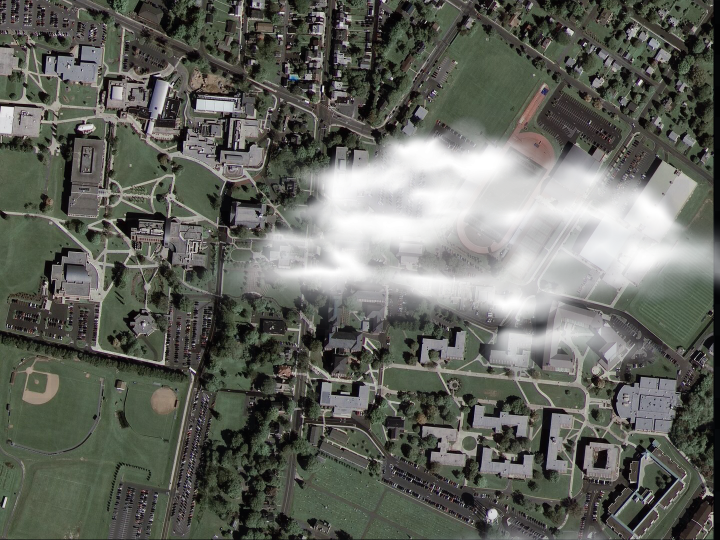
#> input picture Problem_3/dir3/1.png, 1440 x 1080 px, found by its file name (shown at 1/2 size); its folder holds only this picture in this run
$ jupyter execute --allow-errors Subtask3.ipynb
#> lines starting #> are read from the running program, lines starting #| are printed output that depends on the picture; after the words box and inside, x2 and y2 are one past the last pixel; in counts of white or black regions, pixels touching at a corner belong together
[cell 1]
import os
import cv2
import numpy as np
import matplotlib.pyplot as plt

[cell 2]
from google.colab import drive
drive.mount('/content/drive')

[cell 3]
# 1. Загрузка изображений
def load_images_from_folder(folder):
#> called with folder = 'drive/MyDrive/hackathon_3_problemm/dir3'
    images = []
    for filename in sorted(os.listdir(folder)):
        if filename.lower().endswith(('.png', '.jpg', '.jpeg')):
            img = cv2.imread(os.path.join(folder, filename))
#> img is the input picture: shape (1080, 1440, 3); mean B, G, R 94.3, 101.4, 99.4
            img = cv2.cvtColor(img, cv2.COLOR_BGR2RGB)
            images.append(img)
    return np.array(images)

[cell 4]
# 2. Вычисляем локальную дисперсию
def local_variance(gray, ksize=7):
    gray = gray.astype(np.float32)
    mean = cv2.blur(gray, (ksize, ksize))
    mean_sq = cv2.blur(gray*gray, (ksize, ksize))
    return mean_sq - mean*mean

[cell 5]
# 3. Вычисление тернарной маски облаков (0,1,2)
def cloud_mask_ternary(img):
    hsv = cv2.cvtColor(img, cv2.COLOR_RGB2HSV)
#> hsv: shape (1080, 1440, 3); mean H, S, V 58.7, 39, 103.7
    H, S, V = hsv[...,0], hsv[...,1], hsv[...,2]
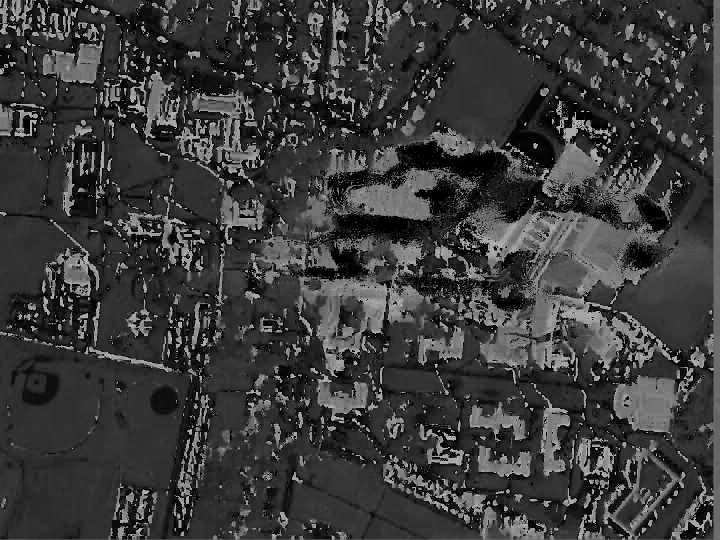
#> H: shape (1080, 1440) (shown at 1/2 size); min 0, max 179, mean 58.7
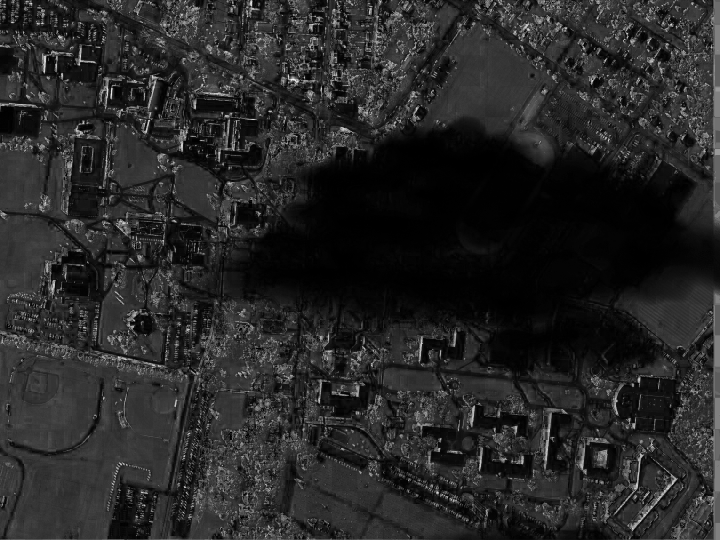
#> S: shape (1080, 1440) (shown at 1/2 size); min 0, max 250, mean 39

    # Бинарная маска облаков
    _, mask_v = cv2.threshold(V, 0, 255, cv2.THRESH_BINARY + cv2.THRESH_OTSU)
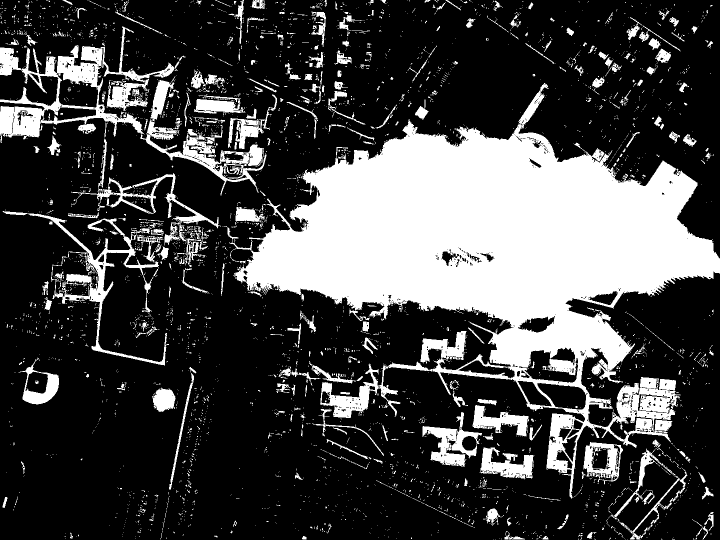
#> mask_v: shape (1080, 1440) (shown at 1/2 size); 27.1% white; 4106 white regions (3747 under 20 px), largest, box (x1, y1, x2, y2) and area: (449, 166, 1440, 997) 301767, (0, 53, 533, 391) 31339, (5, 422, 334, 731) 9989
    _, mask_s = cv2.threshold(S, 0, 255, cv2.THRESH_BINARY_INV + cv2.THRESH_OTSU)
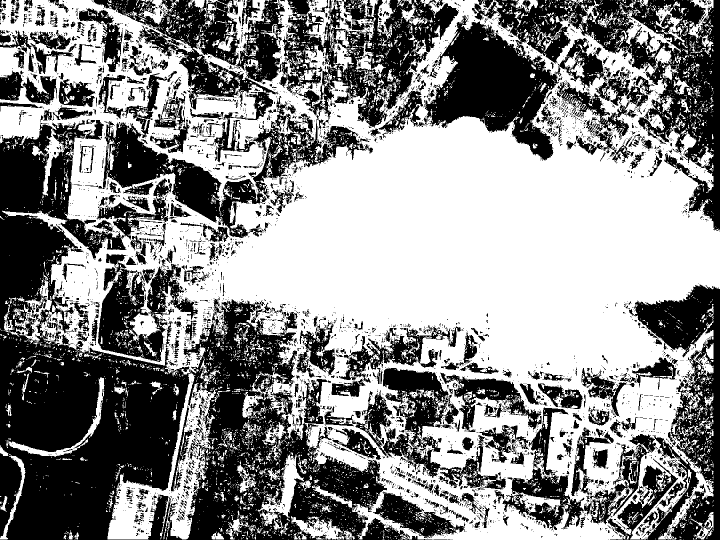
#> mask_s: shape (1080, 1440) (shown at 1/2 size); 55% white; 4652 black regions (4077 under 20 px), largest, box (x1, y1, x2, y2) and area: (0, 240, 865, 1080) 252384, (757, 0, 1440, 463) 99558, (197, 0, 918, 476) 71441
    mask_bin = cv2.bitwise_and(mask_v, mask_s)
#> mask_bin: shape (1080, 1440); 26.5% white; 4085 white regions (3733 under 20 px), largest, box (x1, y1, x2, y2) and area: (449, 238, 1440, 997) 298094, (0, 53, 533, 391) 30949, (5, 422, 334, 731) 9820
    mask_bin = (mask_bin > 0).astype(np.uint8)

    # Локальная дисперсия
    gray = cv2.cvtColor(img, cv2.COLOR_RGB2GRAY)
    var = local_variance(gray, ksize=7)
#> in local_variance, `mean_sq = cv2.blur(gray*gray, (ksize, ksize))`:
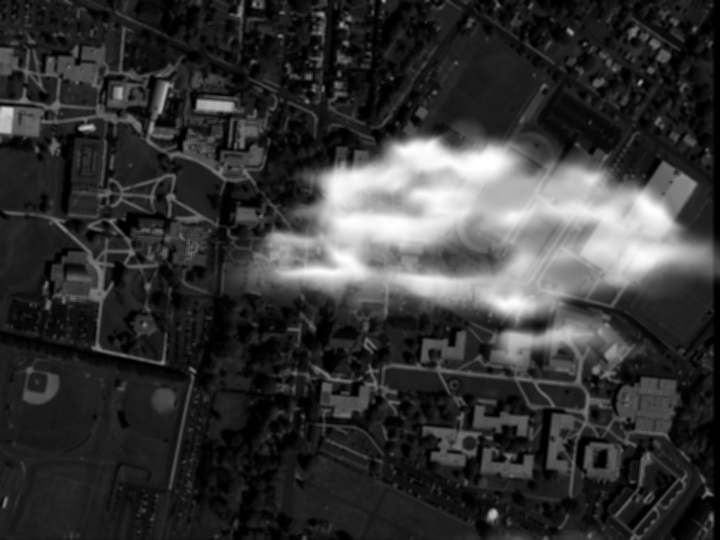
#> mean_sq: shape (1080, 1440) float32 (shown at 1/2 size); min 8.29, max 65025, mean 13706.8; drawn with min black and max white
#> in local_variance, `return mean_sq - mean*mean`:
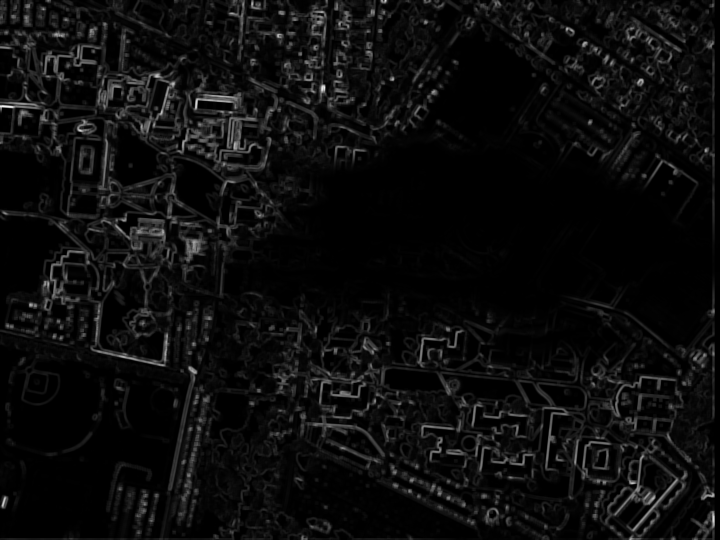
#> returned value: shape (1080, 1440) float32 (shown at 1/2 size); min 0, max 9379.3, mean 489.2; drawn with min black and max white

    cloud_pixels = var[mask_bin == 1]
    if len(cloud_pixels) == 0:
        return mask_bin  # нет облаков == 0

    T = np.percentile(cloud_pixels, 40)  # трешхолд разделения на плотное/полупрозрачное
#> T = 22.8

    tern = np.zeros_like(mask_bin)
    tern[(mask_bin == 1) & (var < T)] = 1   # плотное облако
    tern[(mask_bin == 1) & (var >= T)] = 2  # полупрозрачное облако

    return tern

[cell 6]
def build_masks_for_dir(img_massive):
    return np.array([cloud_mask_ternary(img) for img in img_massive])

[cell 7]
# 4. Метод ORB нахождения гомографии изображений: ищем преобразование для пар точек с похожими деструкторами
def align_images_orb(img_ref, img):
    """
    Выравнивает img относительно img_ref с помощью ORB + гомографии.
    Возвращает img, приведённое к системе координат img_ref.
    """
    gray_ref = cv2.cvtColor(img_ref, cv2.COLOR_RGB2GRAY)
    gray = cv2.cvtColor(img, cv2.COLOR_RGB2GRAY)

    orb = cv2.ORB_create(5000)

    kp1, des1 = orb.detectAndCompute(gray_ref, None)
    kp2, des2 = orb.detectAndCompute(gray, None)

    if des1 is None or des2 is None or len(kp1) < 10 or len(kp2) < 10:
        #без выравнивания
        return img, np.eye(3)

    bf = cv2.BFMatcher(cv2.NORM_HAMMING, crossCheck=True)
    matches = bf.match(des1, des2)
    matches = sorted(matches, key=lambda x: x.distance)
    matches = matches[:200]

    pts1 = np.float32([kp1[m.queryIdx].pt for m in matches])
    pts2 = np.float32([kp2[m.trainIdx].pt for m in matches])

    H, mask = cv2.findHomography(pts2, pts1, cv2.RANSAC)
    if H is None:
        return img, np.eye(3)

    h, w = img_ref.shape[:2]
    aligned = cv2.warpPerspective(img, H, (w, h))

    return aligned, H

[cell 8]
def align_stack_orb(img_massive, mask_massive):
    N = img_massive.shape[0]
#> N = 1

    ref_img = img_massive[0]
    H_ref, W_ref = ref_img.shape[:2]
#> H_ref = 1080; W_ref = 1440

    aligned_imgs = [ref_img]
    aligned_masks = [mask_massive[0]]

    for i in range(1, N):
        img_i = img_massive[i]
        mask_i = mask_massive[i]

        aligned_img, H = align_images_orb(ref_img, img_i)

        # Маску выравниваем той же гомографией
        mask_i_uint8 = mask_i.astype(np.uint8)

        aligned_mask = cv2.warpPerspective(
            mask_i_uint8,
            H,
            (W_ref, H_ref),
            flags=cv2.INTER_NEAREST
        )

        aligned_imgs.append(aligned_img)
        aligned_masks.append(aligned_mask)
#> after the loop, aligned_imgs = 1 item; aligned_masks = 1 item

    return np.array(aligned_imgs), np.array(aligned_masks)

[cell 9]
# 5. subtask2 — сборка карты

def subtask2(img_massive, mask_massive, alpha=0.2):
#> called with img_massive = array of shape (1, 1080, 1440, 3), mask_massive = array of shape (1, 1080, 1440), alpha = 0.2
    N, H, W, C = img_massive.shape
#> N = 1; H = 1080; W = 1440; C = 3

    clean_mask = (mask_massive == 0)
    semi_mask  = (mask_massive == 2)

    clean_mask_4d = clean_mask[..., None]
    semi_mask_4d  = semi_mask[..., None]

    clean_weights = clean_mask_4d.astype(np.float32)
    semi_weights  = semi_mask_4d.astype(np.float32) * alpha

    total_weights = clean_weights + semi_weights
    weighted_sum = img_massive * clean_weights + img_massive * semi_weights

    sum_pixels = weighted_sum.sum(axis=0)
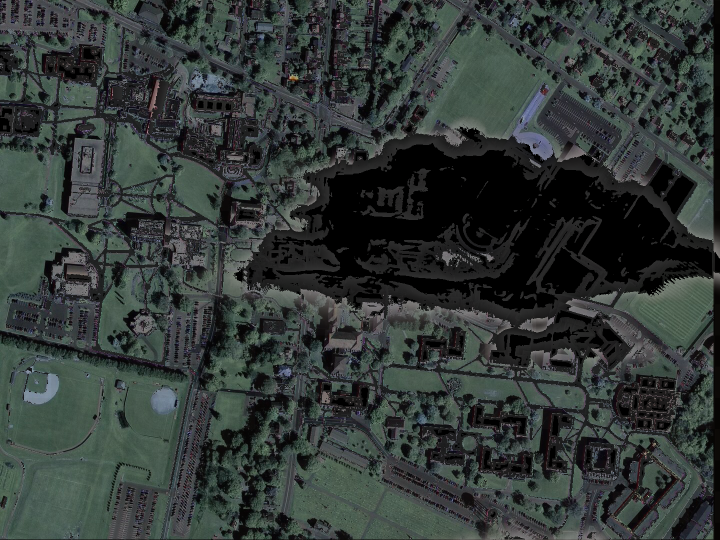
#> sum_pixels: shape (1080, 1440, 3) float32 (shown at 1/2 size); mean of channels 0, 1, 2 55.6, 57.8, 50.8; drawn as B, G, R
    sum_weights = total_weights.sum(axis=0)
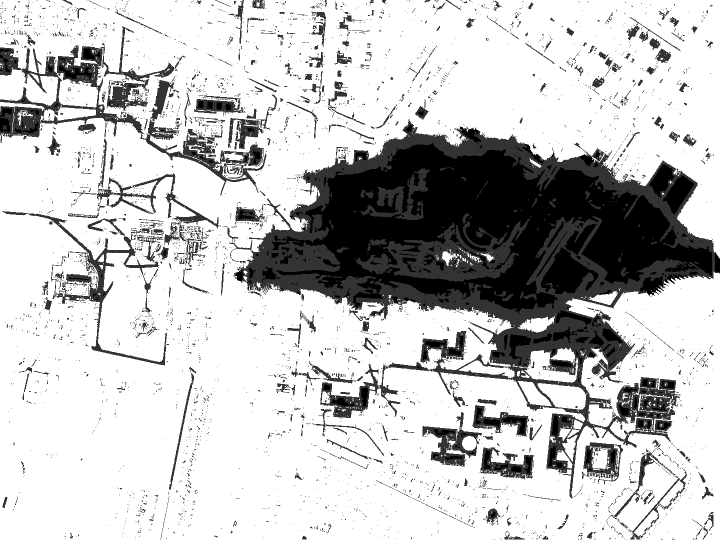
#> sum_weights: shape (1080, 1440, 1) float32 (shown at 1/2 size); min 0, max 1, mean 0.767

    result_img = np.zeros((H, W, 3), dtype=np.float32)
    white = np.array([255, 255, 255], dtype=np.float32)

    valid = (sum_weights[..., 0] > 0)
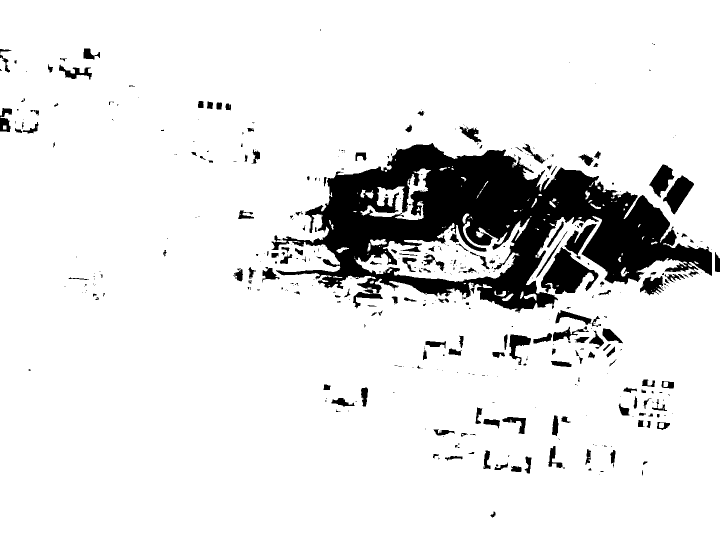
#> valid: shape (1080, 1440) bool (shown at 1/2 size); 89.4% white; 470 black regions (296 under 20 px), largest, box (x1, y1, x2, y2) and area: (543, 286, 1424, 626) 125192, (1082, 493, 1197, 588) 5487, (1326, 351, 1388, 429) 2263

    result_img[valid] = (sum_pixels[valid] / sum_weights[valid])
    result_img[~valid] = white
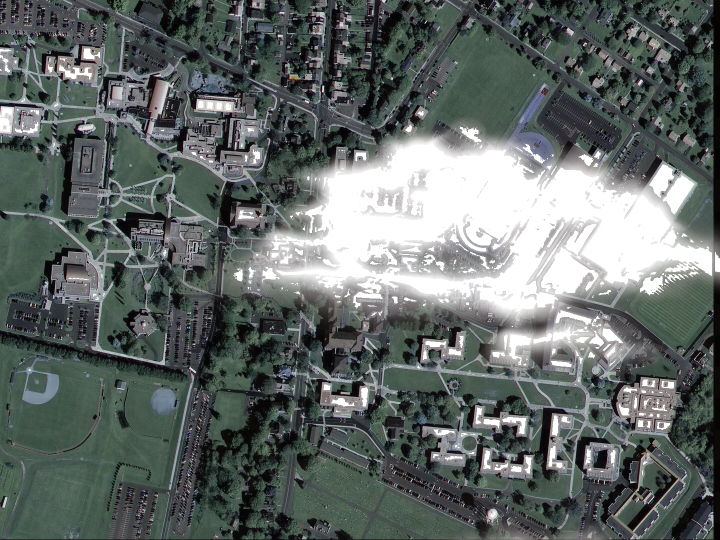
#> result_img: shape (1080, 1440, 3) float32 (shown at 1/2 size); mean of channels 0, 1, 2 104, 106, 98.8; drawn as B, G, R

    return result_img.astype(np.uint8)
#> returned value: shape (1080, 1440, 3)

[cell 10]
# 6. Визуализация
def visualize_subtask3(img_massive, mask_massive, result_img, title_prefix=""):
#> called with img_massive = array of shape (1, 1080, 1440, 3), mask_massive = array of shape (1, 1080, 1440), title_prefix = 'После выравнивания: '
    N = img_massive.shape[0]
#> N = 1

    fig, axes = plt.subplots(2, N, figsize=(4*N, 8))

    for i in range(N):
        axes[0, i].imshow(img_massive[i])
        axes[0, i].set_title(f"{title_prefix}Кадр {i}")
        axes[0, i].axis("off")

        axes[1, i].imshow(mask_massive[i], cmap='viridis')
        axes[1, i].set_title(f"{title_prefix}Маска {i} (0/1/2)")
        axes[1, i].axis("off")

    plt.suptitle(f"{title_prefix}Входные изображения и маски", fontsize=16)
    plt.show()

    plt.figure(figsize=(8, 8))
    plt.imshow(result_img)
    plt.title(f"{title_prefix}Итоговая карта местности")
    plt.axis("off")
    plt.show()

$ run again, on Problem_3/dir3/2.png
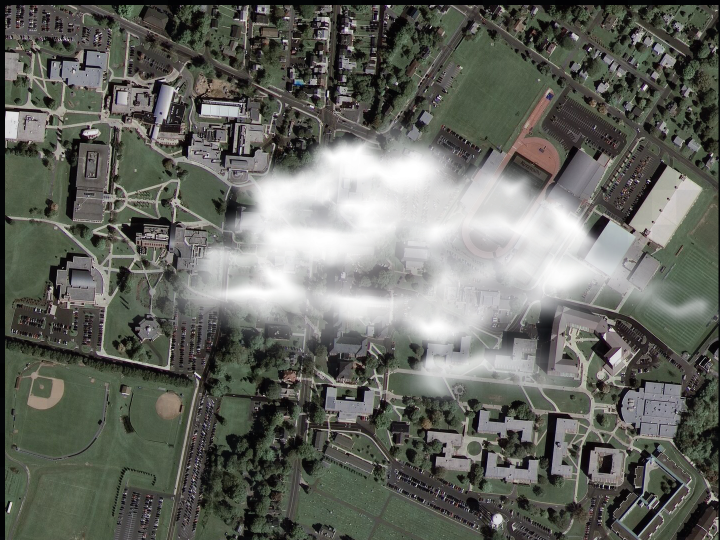
#> input picture Problem_3/dir3/2.png, 1440 x 1080 px, found by its file name (shown at 1/2 size)
#> in load_images_from_folder, img is the input picture: shape (1080, 1440, 3); mean B, G, R 96.3, 103.1, 101.2
#> hsv: shape (1080, 1440, 3); mean H, S, V 60, 38.4, 105.5
#> in cloud_mask_ternary, `_, mask_v = cv2.threshold(V, 0, 255, cv2.THRESH_BINARY + cv2.THRESH_OT..`:
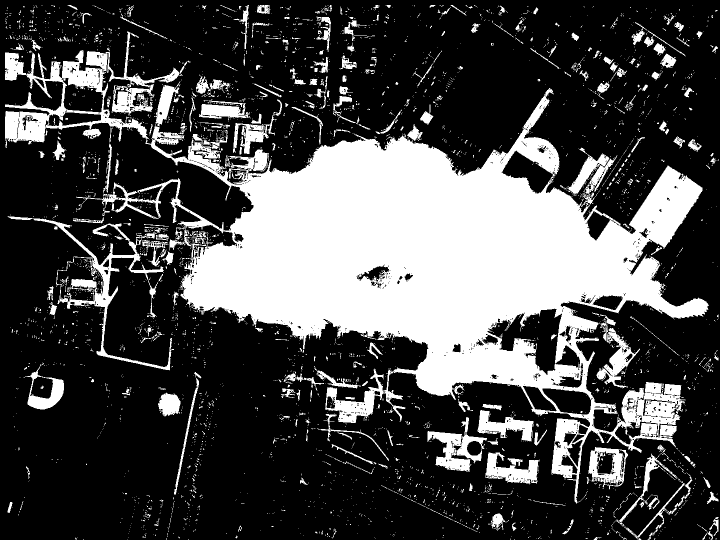
#> mask_v: shape (1080, 1440) (shown at 1/2 size); 29% white; 3949 white regions (3608 under 20 px), largest, box (x1, y1, x2, y2) and area: (10, 63, 1418, 1007) 366577, (15, 432, 344, 741) 9282, (855, 834, 974, 943) 4767
#> mask_s: shape (1080, 1440); 56.1% white; 4682 black regions (4119 under 20 px), largest, box (x1, y1, x2, y2) and area: (0, 0, 1440, 1080) 396222, (831, 41, 1268, 377) 55282, (1253, 618, 1440, 1080) 26909
#> T = 20.2
#> after the loop in align_stack_orb, `for i in range(1, N):`: aligned_imgs = 1 item
#> valid: shape (1080, 1440) bool; 88.7% white; 501 black regions (327 under 20 px), largest, box (x1, y1, x2, y2) and area: (454, 299, 1208, 677) 121745, (1174, 447, 1266, 583) 5905, (614, 581, 785, 645) 4874
#> in subtask2, `result_img[~valid] = white`:
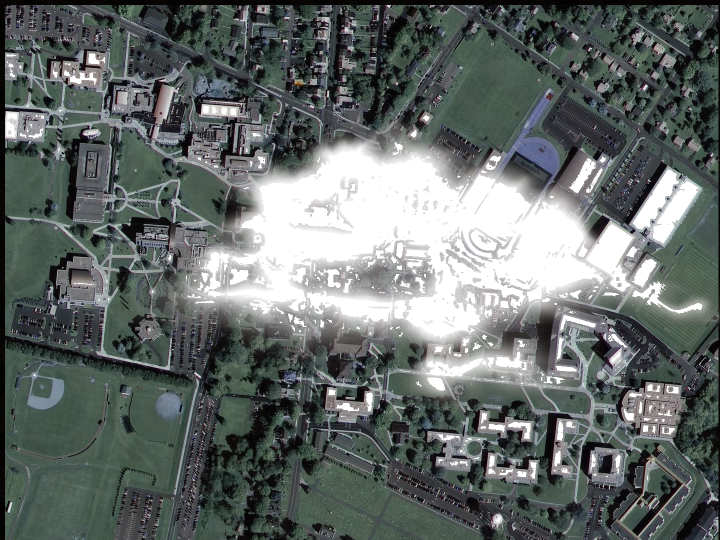
#> result_img: shape (1080, 1440, 3) float32 (shown at 1/2 size); mean of channels 0, 1, 2 106.2, 108.1, 101.3; drawn as B, G, R

$ run again, on Problem_3/dir3/3.png
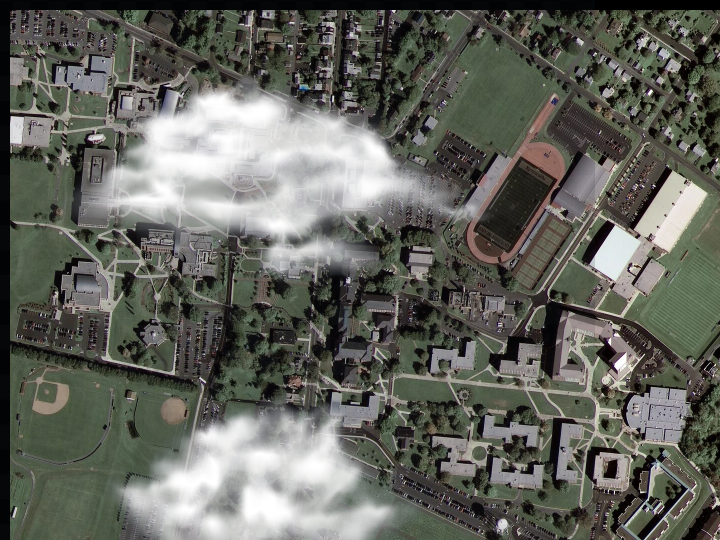
#> input picture Problem_3/dir3/3.png, 1440 x 1080 px, found by its file name (shown at 1/2 size)
#> in load_images_from_folder, img is the input picture: shape (1080, 1440, 3); mean B, G, R 93.8, 101, 99.8
#> hsv: shape (1080, 1440, 3); mean H, S, V 57.5, 44.1, 103.8
#> mask_v: shape (1080, 1440); 28.6% white; 4700 white regions (4314 under 20 px), largest, box (x1, y1, x2, y2) and area: (20, 73, 1245, 589) 187438, (234, 624, 1385, 1080) 145217, (1095, 340, 1418, 637) 25537
#> mask_s: shape (1080, 1440); 88.4% white; 9328 black regions (8276 under 20 px), largest, box (x1, y1, x2, y2) and area: (0, 0, 1190, 1080) 46783, (949, 294, 1126, 526) 5209, (1220, 909, 1314, 1070) 2780
#> T = 32.53
#> after the loop in align_stack_orb, `for i in range(1, N):`: aligned_imgs = 1 item
#> valid: shape (1080, 1440) bool; 88.6% white; 597 black regions (419 under 20 px), largest, box (x1, y1, x2, y2) and area: (219, 194, 825, 463) 75406, (253, 837, 769, 1080) 54419, (1193, 457, 1276, 556) 4530
#> in subtask2, `result_img[~valid] = white`:
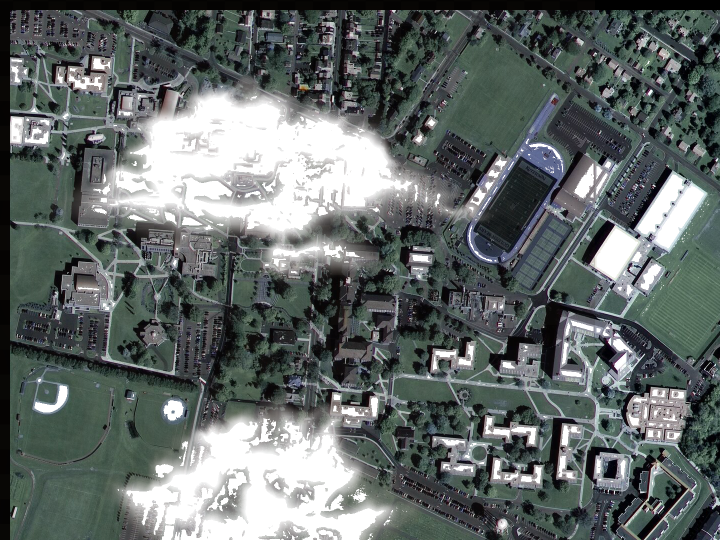
#> result_img: shape (1080, 1440, 3) float32 (shown at 1/2 size); mean of channels 0, 1, 2 105.3, 106.5, 99.3; drawn as B, G, R
